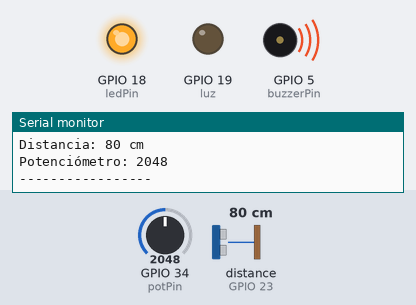
This sketch was run on a simulated ESP32. On the bench: output pins drawn as LEDs (lit = HIGH), buzzer (waves = sounding), the last lines printed to the serial monitor. Wiring (inferred from the names in the program): ultrasonic range finder: trigger GPIO 22; echo GPIO 23. Inputs (shaded band) come from the test bench; at power-on: distance to the obstacle (sensor on GPIO 23) 80 cm, GPIO 34 (potPin) = 2048. The echo pulse lasts 58.3 µs per cm; WiFi joins after 1.5 s; servers stay silent unless stated; pins used as bus, display or sensor lines are not drawn.

Above: at 3.0 s.
3.1 s: distance to the obstacle (sensor on GPIO 23) set to 7 cm
6.6 s: distance to the obstacle (sensor on GPIO 23) set to 4 cm
At 9.5 s:
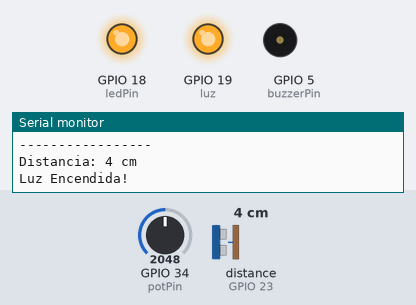
10.2 s: GPIO 34 (potPin) set to 437
15.5 s: GPIO 34 (potPin) set to 375
At 21.9 s:
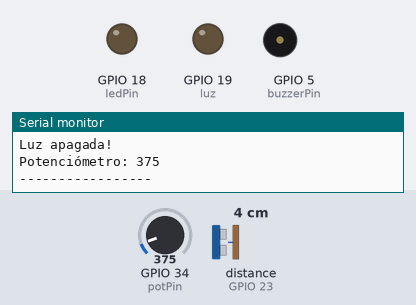
22.0 s: distance to the obstacle (sensor on GPIO 23) set to 9 cm
At 22.6 s:
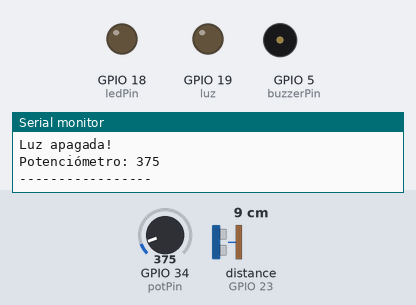
25.0 s: distance to the obstacle (sensor on GPIO 23) set to 2 cm
At 26.1 s:
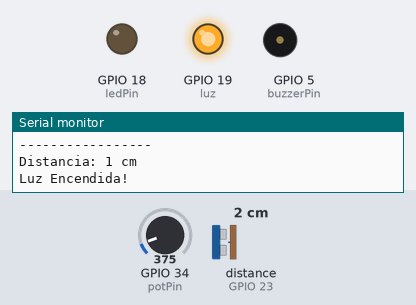
Timing chart, 0 to 32.4 s (numbered marks = the images above; inputs shaded):
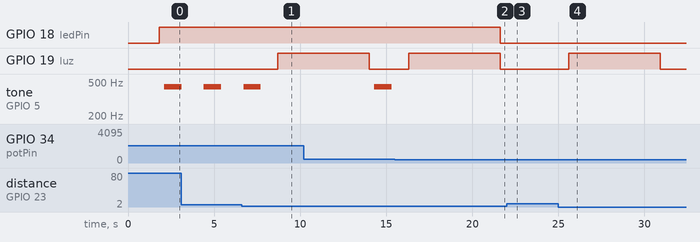

The sketch:

Timbre.ino
```cpp
#include <WiFi.h>
#include <WiFiClientSecure.h>
#include <UniversalTelegramBot.h>
#include <ArduinoJson.h>

const char* ssid = "Prueba123";
const char* password = "CesarAHP";
#define token_Bot "6424814048:AAHl7JDGSrGiTmZZTONxB-w4R-SRLBsG7NM"
#define ID_Chat "1476469007"

WiFiClientSecure client;
UniversalTelegramBot bot(token_Bot, client);

const int trigPin = 22;
const int echoPin = 23;
const int luz = 19;

int ledPin = 18; // Led
int potPin = 34; // Sensor de gas
int buzzerPin = 5; // Buzzer
// Potenciómetro

// Velocidad de transmisión
const int serialSpeed = 9600;

// Variable para almacenar el estado del sensor de gas
int sensorValue = 0;

// Variable para almacenar el volumen
int volume = 0;

void setup() {
  Serial.begin(9600);
  pinMode(trigPin, OUTPUT);
  pinMode(echoPin, INPUT);
  pinMode(luz, OUTPUT);

  Serial.print("Conectando a la red wifi... ");
  Serial.println(ssid);
  WiFi.mode(WIFI_STA);
  WiFi.begin(ssid, password);
  client.setCACert(TELEGRAM_CERTIFICATE_ROOT);
  while (WiFi.status() != WL_CONNECTED) {
    Serial.print(".");
    delay(500);
  }

  Serial.println("");
  Serial.println("Conectado a la red wifi!!!");
  Serial.print("Dirección IP: ");
  Serial.println(WiFi.localIP());
  bot.sendMessage(ID_Chat, "Sistema preparado!!!", "");

  // Inicializa los pines como salidas o entradas
  pinMode(ledPin, OUTPUT);
  pinMode(potPin, INPUT);
  pinMode(buzzerPin, OUTPUT);
}

void loop() {
  long duration;

  digitalWrite(trigPin, LOW);
  delayMicroseconds(2);
  digitalWrite(trigPin, HIGH);
  delayMicroseconds(10);
  digitalWrite(trigPin, LOW);

  duration = pulseIn(echoPin, HIGH);
  int distancia = (duration / 2) / 29.1;

  Serial.print("Distancia: ");
  Serial.print(distancia);
  Serial.println(" cm");

  if (distancia <= 5) {
    digitalWrite(luz, HIGH);
    Serial.println("Luz Encendida!");

    // Envía un mensaje a Telegram cuando detecta algo a 5 cm o menos
    String distanciaStr = String(distancia);
    String mensaje = "¡Algo se está acercando a " + distanciaStr + " cm!";
    bot.sendMessage(ID_Chat, mensaje, "");

    delay(5000);
    digitalWrite(luz, LOW);
    Serial.println("Luz apagada!");
  }

  // Lee el valor del sensor de gas
  sensorValue = analogRead(potPin);

  // Si el valor del sensor de gas supera el umbral, enciende el LED y el buzzer
  if (sensorValue > 400) {
    digitalWrite(ledPin, HIGH);
    String mensaje = "¡Alguien esta tocando el timbre";
    bot.sendMessage(ID_Chat, mensaje, "");

    // Lee el volumen del potenciómetro


    // Establece el volumen del buzzer
    analogWrite(buzzerPin, volume);

    // Emite una señal de audio con la duración especificada
    tone(buzzerPin, 440, 1000);
  }
  // Si el valor del sensor de gas no supera el umbral, apaga el LED y el buzzer
  else {
    digitalWrite(ledPin, LOW);
    analogWrite(buzzerPin, 0);
  }

  // Imprime las lecturas de todos los sensores en el monitor serie
  Serial.print("Potenciómetro: ");
  Serial.println(sensorValue);

  Serial.println("-----------------");
  delay(2000);
}
```

Measured:
- the behaviour switches between 6 and 5 cm on distance to the obstacle (sensor on GPIO 23) (found by bisection; images 0 and 1)
- the behaviour switches between 401 and 400 on GPIO 34 (potPin) (found by bisection; images 1 and 2)
- after the input at 6.6 s, GPIO 19 (luz): LOW → HIGH after 2.1 s; tone on GPIO 5 (buzzerPin): goes on until 7.7 s, then stays silent
- after the input at 15.5 s, GPIO 18 (ledPin): HIGH → LOW after 6.1 s; tone on GPIO 5 (buzzerPin): stays silent (without the input it goes to 440 Hz after 6.4 s)
- after the input at 22.0 s, GPIO 19 (luz): stays LOW (without the input it goes to HIGH after 1.6 s)
- after the input at 25.0 s, GPIO 19 (luz): LOW → HIGH after 0.62 s, → LOW 5.3 s later
